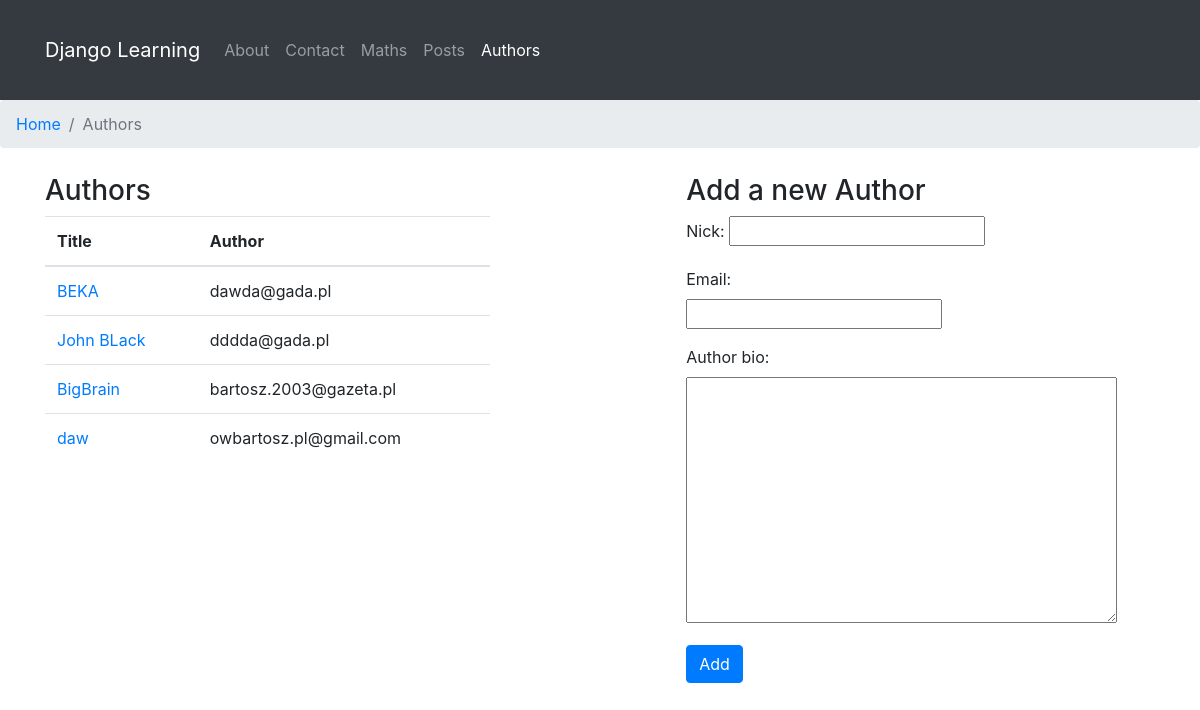
Page /posts/authors/ on the earlier database version.
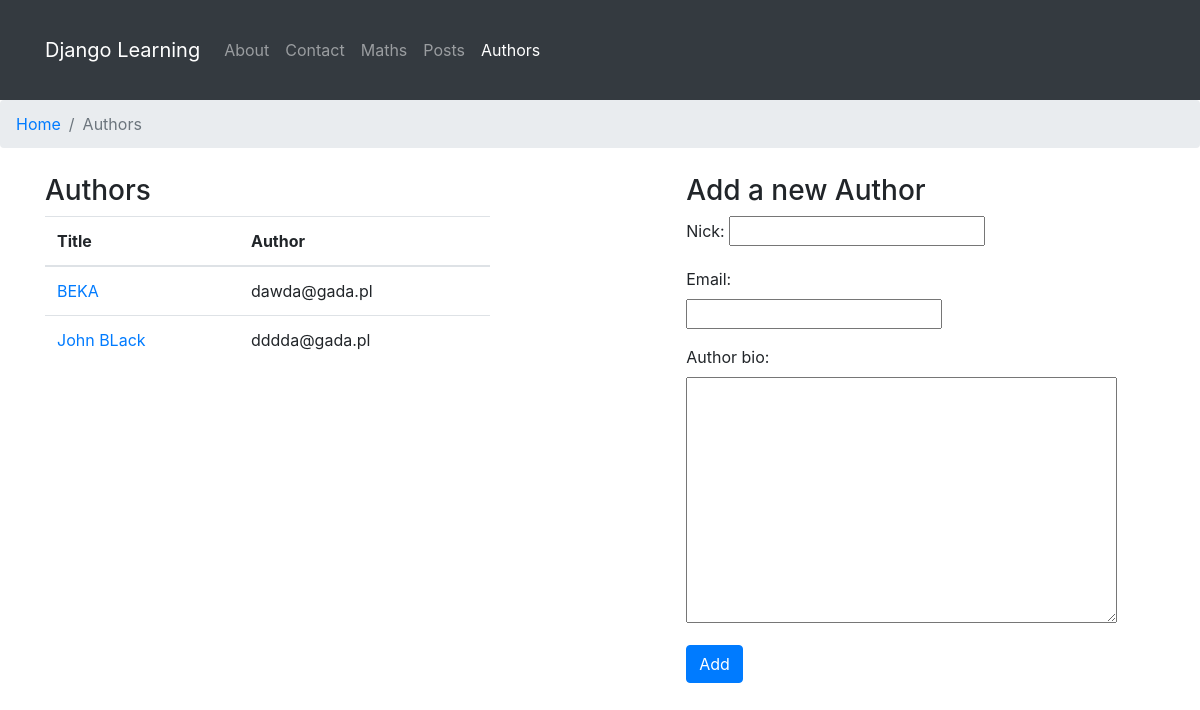
Same page on the later database version.
### posts/models.py (models this page shows, shortened)
class Author(models.Model):
    nick = models.CharField(max_length=50, unique=True, null=False)
    email = models.EmailField(null=False, unique=True)
    author_bio = models.TextField(blank=True)

### posts/views.py (the view, shortened to what this page needs)
# urls.py: path('authors/', author_list, name='a_list'),
def author_list(request):
    form = AuthorForm()
    authors = Author.objects.all()
    return render(
        request=request,
        template_name='author_list.html',
        context={
            'authors': authors,
            'form' : form
            }
    )

### posts/forms.py (shortened to what this page needs)
class AuthorForm(forms.ModelForm):
    class Meta:
        model = Author
        fields = '__all__'

### posts/templates/author_list.html (shortened to what this page needs)
{% extends "maths/main.html" %}
{% block breadcrumbs %}
    <ol class="breadcrumb">
        <li class="breadcrumb-item " >
            <a href="{% url 'greetings:welcome'%}">Home</a>
        </li>
        <li class="breadcrumb-item active" >
            Authors
        </li>
    </ol>
{% endblock breadcrumbs %}
{% block content %}
<div class="row">
    <div class="col-md-5">
        <h3>Authors</h3>
        <div class="table-responsive">
            <table class="table">
                <thead>
                    <tr>
                        <th>Title</th>
                        <th>Author</th>
                    </tr>
                </thead>
                <tbody>
                    {% for a in authors %}
                        <tr>
                            <td><a href="{% url 'posts:a_details' a.id %}">{{ a.nick }}</a></td>
                            <td>{{ a.email }}</td>
                        </tr>
                    {% endfor %}
                </tbody>
            </table>
        </div>
    </div>
    <div class="col-md-7">
        <div class="row justify-content-center">
          <div class="col-md-6">
            <h3>Add a new Author</h3>
            <form action="" method="post">
              <div class="form-group">
                {{ form.as_p }}
              </div>
              <button type="submit" class="btn btn-primary">Add</button>
            </form>
          </div>
        </div>
      </div>
{% endblock %}

Differences in the rows shown:
removed Author: nick "BigBrain", email "bartosz.2003@gazeta.pl"
removed Author: nick "daw", email "owbartosz.pl@gmail.com"
